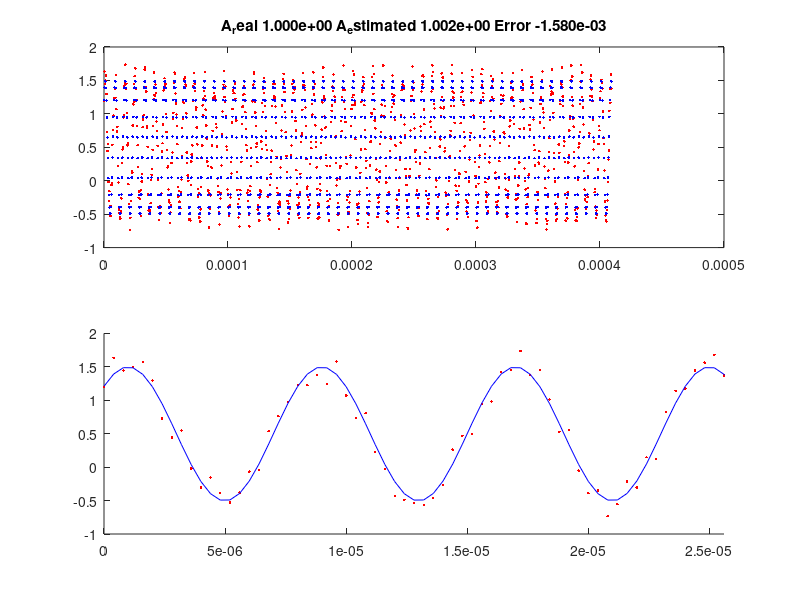

Source code (MATLAB):
close all; clear all; clc;

%%Creation of The sinusoidal with random noise added
f_sample = 2.5e6;
f_signal = 125e3;
samples = 1024;
w0 = 2 * pi * f_signal;
A = 1;
phi = pi/4;
k = 0.5;
t = (0:samples-1) / f_sample;
signal = A * sin(w0 * t + phi) + k;
signal = signal.';

nois_mean = 0.0;
noise_std = 0.01

noise = 0.5*(rand(samples,1)-0.5);

signal = signal + noise;
figure(); hold on;
subplot(2,1,1);
plot(t, signal,'r.');

subplot(2,1,2);hold on;
plot(t, signal,'r.');
xlim( [0 (samples/f_sample)/16] );

%%signal reconstruction
E = [cos(w0 * t).', sin(w0 * t).', ones(samples,1)];

p = inv(E.'*E) * E.' * signal;

alpha = p(1);
beta = p(2);
k_prime = p(3);

A_prime = sqrt(alpha^2 + beta^2);
phi_prime = atan(alpha/beta);

reconstructed_signal = A_prime * sin(w0*t + phi_prime) + k_prime;

subplot(2,1,1);hold on;
plot(t, reconstructed_signal,'b.');
title_formated = sprintf("A_real %0.3e A_estimated %0.3e Error %0.3e",A,A_prime, A-A_prime);
title(title_formated);
subplot(2,1,2);hold on;
plot(t, reconstructed_signal,'b');
xlim( [0 (samples/f_sample)/16] )


